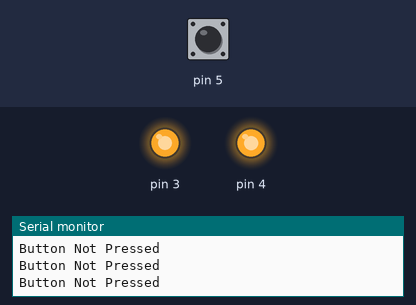
The sketch below on a simulated Arduino Uno, built with avr-gcc and run on an emulated ATmega328P. Shown: output pins drawn as LEDs (lit = HIGH), the last lines printed to the serial monitor. Dashed ring = blinking. The test bench sets the inputs (shaded band); at power-on: pin 5 HIGH.

Above: at 1.2 s.
1.3 s: pin 5 pulled LOW for 0.15 s
At 1.38 s:
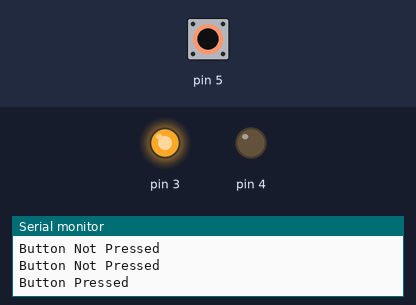
2.9 s: pin 5 pulled LOW for 0.15 s
At 3.6 s:
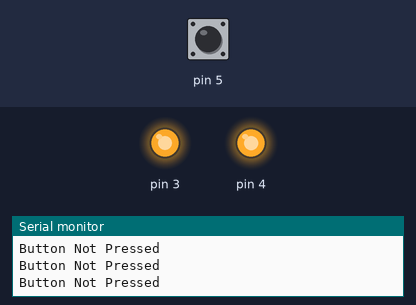
6.0 s: pin 5 pulsed LOW 2 times (0.12 s each, 0.3 s apart)
At 6.22 s:
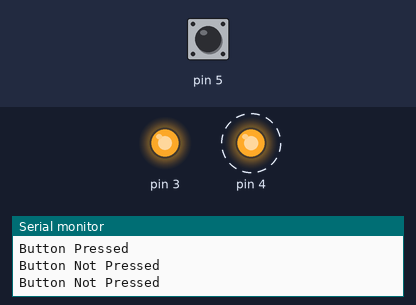
Timing chart, 0 to 9.0 s (numbered marks = the images above; inputs shaded):
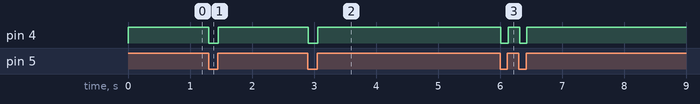

The sketch:

actuator_test_driver.ino
```cpp
void setup() {
  // put your setup code here, to run once:
  pinMode(4, OUTPUT);
  pinMode(3, OUTPUT);
  pinMode(5, INPUT_PULLUP);
  digitalWrite(4, HIGH);
  analogWrite(3, 250);
  Serial.begin(9600);
}

void loop() {
  // put your main code here, to run repeatedly:
  if (!digitalRead(5)) {
    digitalWrite(4, LOW);
    Serial.println("Button Pressed");

  }
  else {
    digitalWrite(4, HIGH);
    //analogWrite(4,0);
    Serial.println("Button Not Pressed");
  }
}
```

Measured:
- after the input at 1.3 s, pin 4: HIGH → LOW at once, → HIGH 0.15 s later
- after the input at 2.9 s, pin 4: HIGH → LOW at once, → HIGH 0.15 s later
- after the input at 6.0 s, pin 4: alternates HIGH for 0.19 s and LOW for 0.12 s, 4 changes in all, then stays HIGH, starting at once
